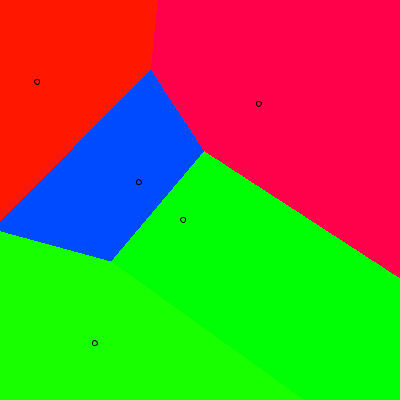
Frame 1 (no input)
Frame 60 (the mouse pressed at the canvas centre just before this capture): identical to frame 1, image omitted
Frame 120 (the mouse held since frame 60 and released just before this capture): identical to frame 1, image omitted

The Processing sketch that drew this single still picture (run headless with seeded random() and noise(); from frame 60 on, the mouse is pressed at the canvas centre):

// Processing sketch: cell_divisions
// ── cell_divisions.pde
ArrayList<PVector> points = new ArrayList<PVector>();
ArrayList<Integer> colours = new ArrayList<Integer>();

PGraphics bg;
void setup() {
  
  
  size(400,400);
  colorMode(HSB);
  for (int i = 0; i < 5; i += 1) {
    points.add(new PVector(random(width), random(height)));
    colours.add(color(random(255),255,255));
  }
  
  bg = createGraphics(width, height);
  bg.beginDraw();
  bg.loadPixels();
  for (int x = 0; x < bg.width; x += 1) {
    for (int y = 0; y < bg.height; y += 1) {
      int closestIndex = -1;
      color closestColour = -1;
      float shortestDist = Float.MAX_VALUE;
      for (int pi = 0; pi < points.size(); pi += 1) {
        PVector p = points.get(pi);
        
        float d = sqrt(dist(x,y,p.x, p.y));
        if (closestIndex == -1 || d < shortestDist) {
          closestIndex = pi;
          closestColour = colours.get(pi);
          shortestDist = d;
        }
      }
      bg.pixels[y * bg.width + x] = closestColour;
    }
  }
  bg.updatePixels();
  bg.endDraw();
}


void draw() {
  background(0);
  image(bg, 0, 0);
  for (int pi = 0; pi < points.size(); pi += 1) {
    PVector p = points.get(pi);
    stroke(0);
    fill(colours.get(pi));
    ellipse(p.x, p.y, 5, 5);
    
  }
}
